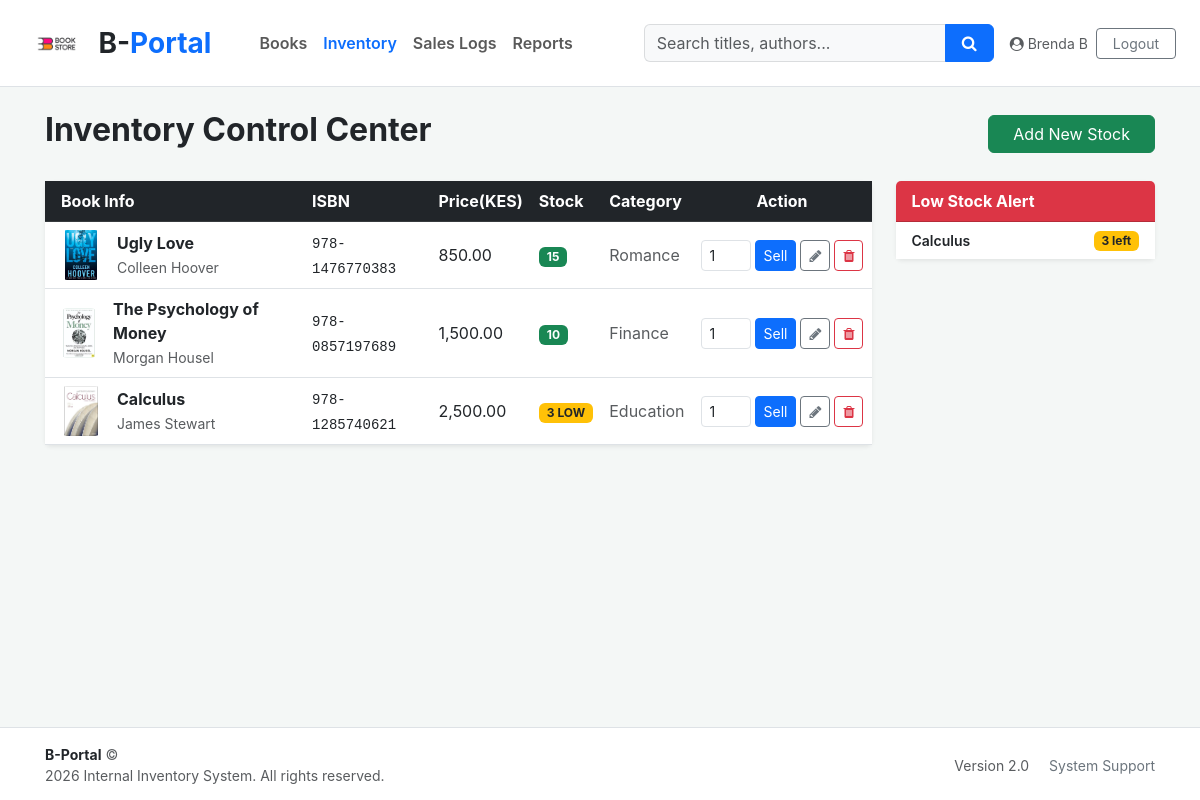
Before: /inventory (signed in) with the older database file.
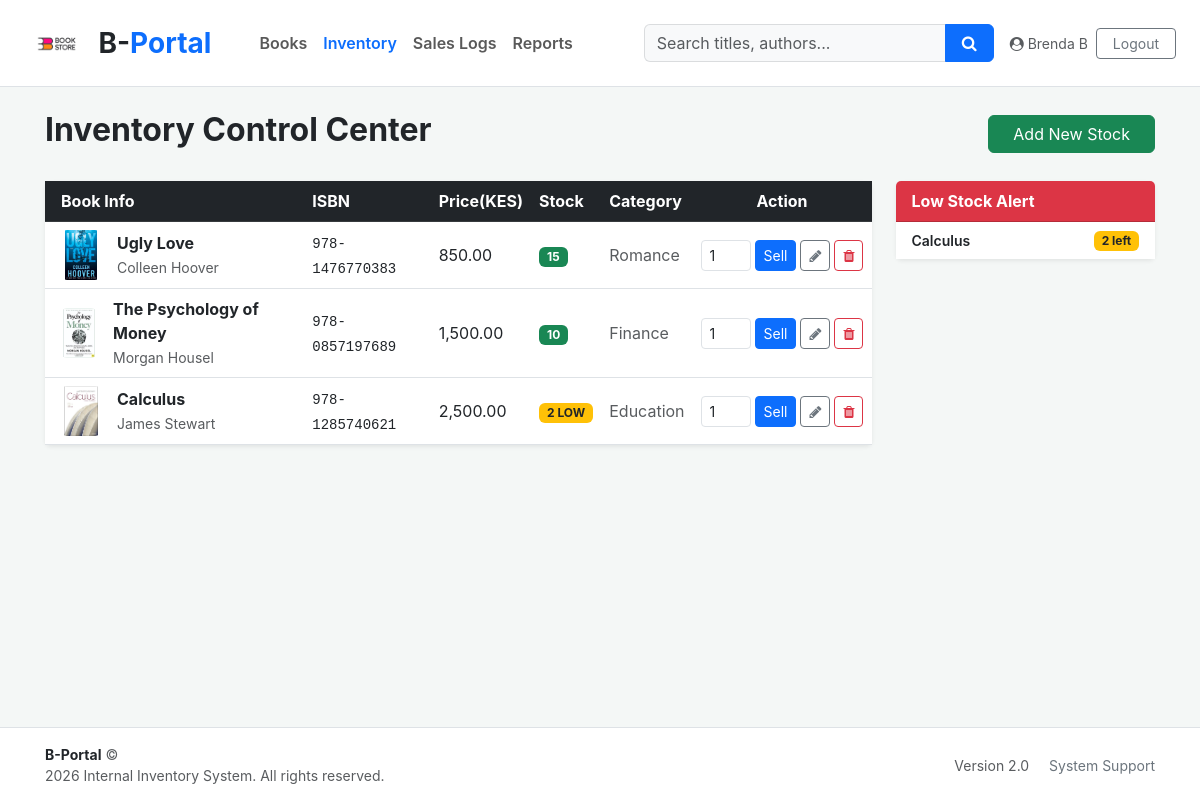
After: the same page with the newer database file.
### models.py (models this page shows, shortened)
class Book(db.Model):
    id = db.Column(db.Integer, primary_key=True)
    title = db.Column(db.String(200), nullable=False)
    author = db.Column(db.String(200), nullable=False)
    isbn = db.Column(db.String(20), unique=True, nullable=False)
    price = db.Column(db.Float, nullable=False)
    stock_quantity = db.Column(db.Integer, default=0)
    category = db.Column(db.String(100))
    image_url = db.Column(db.String(500), default='pics/default-book.jpg')
    created_at = db.Column(db.DateTime, default=datetime.utcnow)

### app.py (the view)
@app.route('/inventory')
@login_required
def inventory():
    books = Book.query.all()
    low_stock = Book.query.filter(Book.stock_quantity < 5).all()
    return render_template('inventory.html', books=books, low_stock=low_stock)

### app.py (called while the page is built)
@login_manager.user_loader # loads the user object from the user ID stored in the session
def load_user(user_id):
    return User.query.get(int(user_id))

### templates/inventory.html (shortened to what the changed rows need)
{% extends "layout.html" %}
{% block content %}
<div class="d-flex justify-content-between align-items-center mb-4">
    <h2 class="fw-bold">Inventory Control Center</h2>
</div>
<div class="row">
    <div class="col-lg-9 mb-4">
        <div class="card shadow-sm border-0">
            <div class="card-body p-0">
                <div class="table-responsive">
                    <table class="table table-hover align-middle mb-0" style="width: auto; min-width: 100%;">
                        <thead class="table-dark">
                            <tr>
                                <th class="ps-3">Book Info</th>
                                <th>ISBN</th>
                                <th>Price(KES)</th>
                                <th>Stock</th>
                                <th>Category</th>
                                <th class="text-center">Action</th>
                            </tr>
                        </thead>
                        <tbody>
                            {% for book in books %}
                            <tr>
                                <td class="ps-3">
                                    <div class="d-flex align-items-center">
                                        <img src="{{ url_for('static', filename=book.image_url) }}" class="rounded me-3"
                                            width="40" height="50" style="object-fit: contain;">
                                        <div>
                                            <div class="fw-bold">{{ book.title }}</div>
                                            <small class="text-muted">{{ book.author }}</small>
                                        </div>
                                    </div>
                                </td>
                                <td><code class="text-dark">{{ book.isbn }}</code></td>
                                <td>{{ "{:,.2f}".format(book.price) }}</td>
                                <td>
                                    {% if book.stock_quantity == 0 %}
                                    <span class="badge bg-danger px-2">OUT</span>
                                    {% elif book.stock_quantity < 5 %} <span class="badge bg-warning text-dark px-2">{{
                                        book.stock_quantity }} LOW</span>
                                        {% else %}
                                        <span class="badge bg-success px-2">{{ book.stock_quantity }}</span>
                                        {% endif %}
                                </td>
                                <td><span class="text-muted">{{ book.category }}</span></td>
                                <td>
                                    <div class="d-flex align-items-center gap-1 justify-content-center">
                                        <form action="{{ url_for('sell_book', book_id=book.id) }}" method="POST"
                                            class="d-flex align-items-center">
                                            <input type="number" name="quantity" value="1" min="1"
                                                max="{{ book.stock_quantity }}"
                                                class="form-control form-control-sm me-1" style="width: 50px;" >
                                            <button type="submit" class="btn btn-primary btn-sm px-2" >
                                                Sell
                                            </button>
                                        </form>
                                        <a href="{{ url_for('edit_book', book_id=book.id) }}"
                                            class="btn btn-sm btn-outline-secondary px-2" title="Edit">
                                            <i class="fa fa-pencil"></i>
                                        </a>
                                        <form action="{{ url_for('delete_book', book_id=book.id) }}" method="POST"
                                            onsubmit="return confirm('Delete {{ book.title }}?');">
                                            <button type="submit" class="btn btn-sm btn-outline-danger px-2"
                                                title="Delete">
                                                <i class="fa fa-trash"></i>
                                            </button>
                                        </form>
                                    </div>
                                </td>
                            </tr>
                            {% endfor %}
                        </tbody>
                    </table>
                </div>
            </div>
        </div>
    </div>
    <div class="col-lg-3">
        <div class="card shadow-sm border-0 mb-4 position-sticky" style="top: 100px;">
            <div class="card-body p-0">
                {% if low_stock %}
                <ul class="list-group list-group-flush">
                    {% for book in low_stock %}
                    <li class="list-group-item d-flex justify-content-between align-items-center">
                        <span class="small fw-semibold text-truncate" style="max-width: 150px;"
                            title="{{ book.title }}">{{ book.title }}</span>
                        <span class="badge bg-warning text-dark">{{ book.stock_quantity }} left</span>
                    </li>
                    {% endfor %}
                </ul>
                {% else %}
                <div class="p-3 text-center text-muted small">
                    All stock levels are healthy.
                </div>
                {% endif %}
            </div>
        </div>
    </div>
</div>
{% endblock %}

Changed rows visible on the page:
changed Book "Calculus": stock_quantity "3" → "2"
